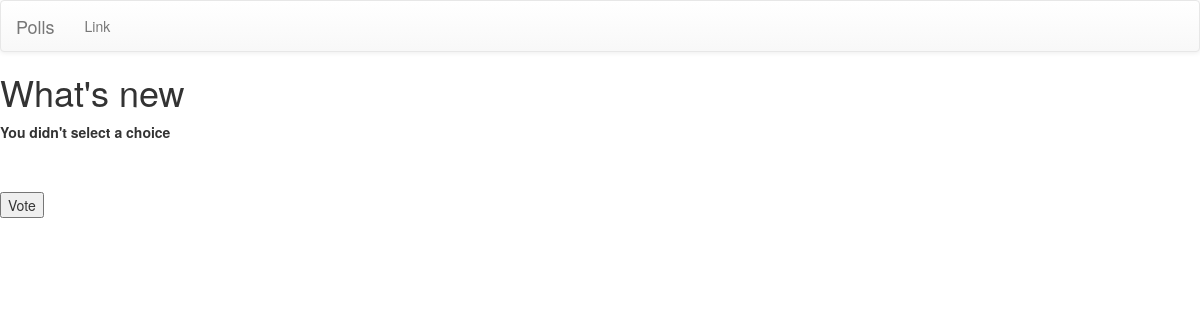
The app's page /polls/1/vote/, older data.
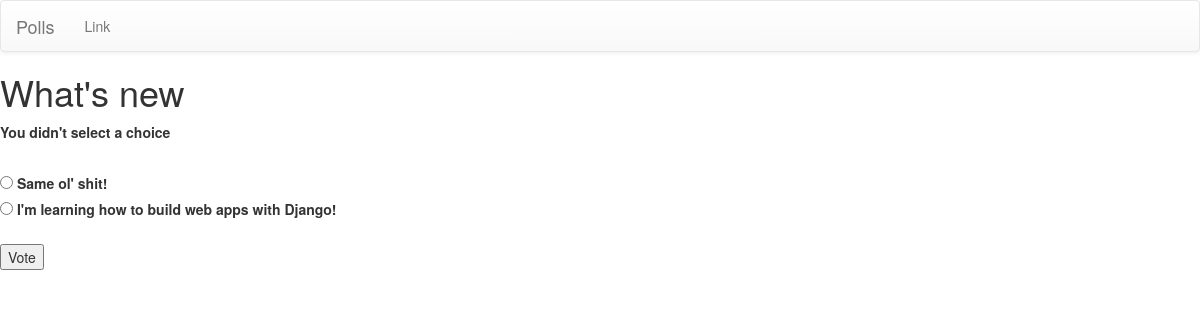
The same page, newer data.
### polls/models.py (models this page shows, shortened)
class Choice(models.Model):
    question = models.ForeignKey(Question, on_delete = models.CASCADE)
    choice_text = models.CharField(max_length = 200)
    votes = models.IntegerField(default = 0)

### polls/views.py (the view)
# urls.py: url(r'^(?P<question_id>[0-9]+)/vote/$', views.vote, name = 'vote')
def vote(request, question_id):
    question = get_object_or_404(Question, pk = question_id)
    try:
        selected_choice = question.choice_set.get(pk = request.POST['choice'])
    except (KeyError, Choice.DoesNotExist):
        return render(request, 'polls/detail.html', {'question' : question,
        'error_message' : "You didn't select a choice"})
    else:
        selected_choice.votes += 1
        selected_choice.save()
        return HttpResponseRedirect(reverse('polls:results', args=(question.id,)))

### polls/templates/polls/detail.html (shortened to what this page needs)
{% extends "polls/base.html" %}
{% block content %}
<h1>{{ question.question_text }}</h1>
{% if error_message %}
<p><strong>{{ error_message }}</strong></p>
{% endif %}
<br/>
<form action="{% url 'polls:vote' question.id %}" method="post">
{% for choice in question.choice_set.all %}
  <input type="radio" name="choice" id="choice{{ forloop.counter }}"
  value="{{ choice.id}}" />
  <label for="choice{{ forloop.count }}">{{ choice.choice_text }}
  </label><br/>
{% endfor %}
<br/>
<input type="submit" value="Vote" />
</form>
{% endblock %}

Row changes from the older to the newer data that the page shows:
added Choice: choice_text "Same ol' shit!"
added Choice: choice_text "I'm learning how to build web apps with Django!"
